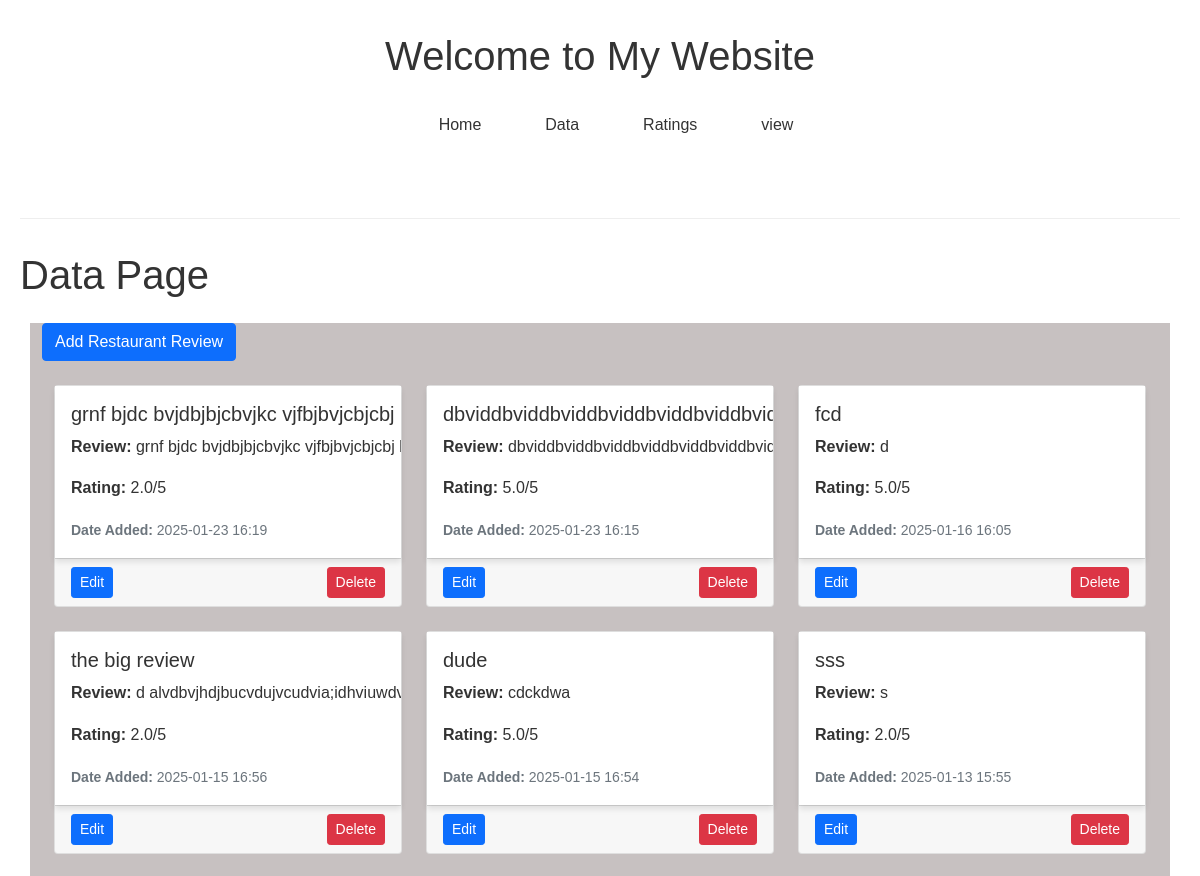
Page /data (upper part) on the earlier database version.
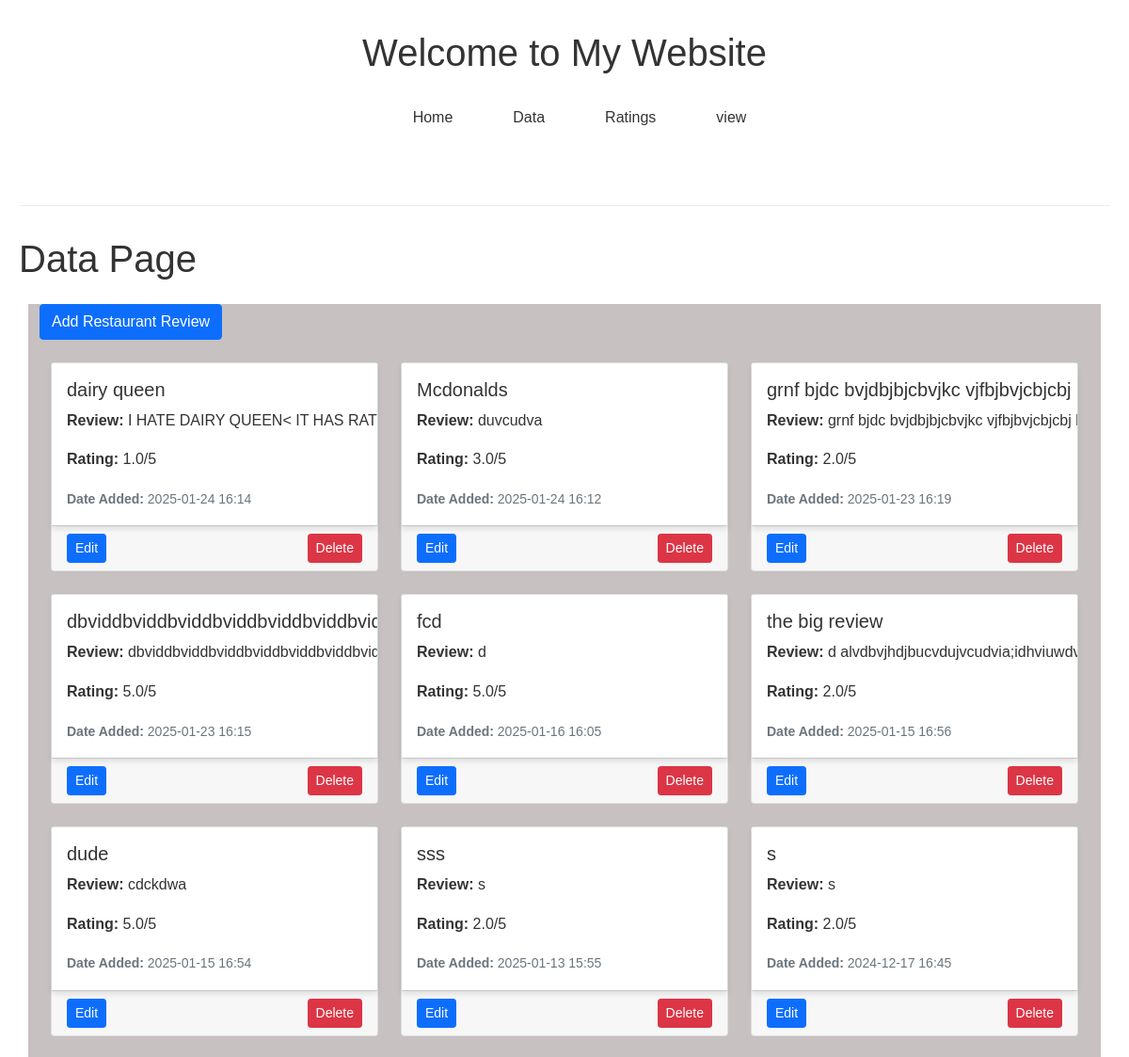
Same page on the later database version.
### models.py (models this page shows)
class RestaurantReview(db.Model):
    id = db.Column(db.Integer, primary_key=True)
    restaurant_name = db.Column(db.String(200), nullable=False)
    review = db.Column(db.Text, nullable=False)
    rating = db.Column(db.Float, nullable=False)
    time_created = db.Column(db.DateTime, default=datetime.utcnow)
    last_updated = db.Column(db.DateTime, default=datetime.utcnow, onupdate=datetime.utcnow)

### routes.py (the view)
@app.route('/data')
def data():
    reviews = RestaurantReview.query.order_by(RestaurantReview.time_created.desc()).all()
    return render_template('data.html', reviews=reviews)

### templates/data.html (shortened to what this page needs)
<!DOCTYPE html>
    <html lang="en">
    <head>
        <link href="https://cdn.jsdelivr.net/npm/bootstrap@5.0.2/dist/css/bootstrap.min.css" rel="stylesheet">
        <link rel="stylesheet" href="{{ url_for('static', filename='styles.css') }}">
    </head>
    <body>
        <header>
            <h1>Welcome to My Website</h1>
            {% include 'nav.html' %}
        </header>
        <main>
            <h1>Data Page</h1>
            <div class="container mt-4">
                <a href="{{ url_for('add_review') }}" class="btn btn-primary mb-4">Add Restaurant Review</a>
                <div class="container" >
                    <div class="row">
                        {% for review in reviews %}
                        <div class="col-md-4 mb-4">
                            <div class="card h-100">
                                <div class="card-body" id="card">
                                    <h5 class="card-title">{{ review.restaurant_name }}</h5>
                                    <p class="card-text"><strong>Review:</strong> {{ review.review }}</p>
                                    <p class="card-text"><strong>Rating:</strong> {{ review.rating }}/5</p>
                                    <p class="card-text"><small class="text-muted"><strong>Date Added:</strong> {{ review.time_created.strftime('%Y-%m-%d %H:%M') }}</small></p>
                                </div>
                                <div class="card-footer d-flex justify-content-between">
                                    <a href="{{ url_for('edit_review', review_id=review.id) }}" class="btn btn-primary btn-sm">Edit</a>
                                    <form action="{{ url_for('delete_review', review_id=review.id) }}" method="POST" style="margin: 2;">
                                        <button type="submit" class="btn btn-danger btn-sm" onclick="return confirm('Are you sure you want to delete this review?')">Delete</button>
                                    </form>
                                </div>
                            </div>
                        </div>
                        {% endfor %}
                    </div>
                </div>
            </div>
        </main>
    </body>
</html>

### templates/nav.html
<nav>
    <ul>
        <li><a href="{{ url_for('index') }}">Home</a></li>
        <li><a href="{{ url_for('data') }}">Data</a></li>
        <li><a href="{{url_for('rating_average')}}">Ratings</a></li>
        <li><a href="{{url_for('view')}}">view</a></li>
    </ul>
</nav>

### static/styles.css (style rules this page uses)
* { margin: 0; padding: 0; box-sizing: border-box; }
body { font-family: Arial, sans-serif; line-height: 1.6; color: #333; max-width: 1200px; margin: 0 auto; padding: 0 20px; }
header { padding: 2rem 0; text-align: center; border-bottom: 1px solid #eee; }
main { padding: 2rem 0; min-height: 70vh; }
nav { padding: 1rem 0; margin: 1rem 0; }
nav ul { list-style: none; display: flex; justify-content: center; gap: 2rem; }
nav a { text-decoration: none; color: #333; font-weight: 500; padding: 0.5rem 1rem; transition: all 0.3s ease; border-radius: 4px; }
.container { background-color: #c7c1c1; }
.card-body { cursor: pointer; transition: width 0.5s, height 0.5s; overflow-wrap: break-word; font-size: 1rem; white-space: nowrap; overflow: hidden; cursor: pointer; box-shadow: 0 4px 6px rgba(0, 0, 0, 0.1); transition: transform 0.3s ease, box-shadow 0.3s ease; background-color: white; }

Differences in the rows shown:
added RestaurantReview: restaurant_name "dairy queen", review "I HATE DAIRY QUEEN< IT HAS…", rating "1.0", time_created "2025-01-24 16:14"
added RestaurantReview: restaurant_name "Mcdonalds", review "duvcudva", rating "3.0", time_created "2025-01-24 16:12"
now on this page (row unchanged): RestaurantReview: restaurant_name "s", review "s", rating "2.0", time_created "2024-12-17 16:45"
